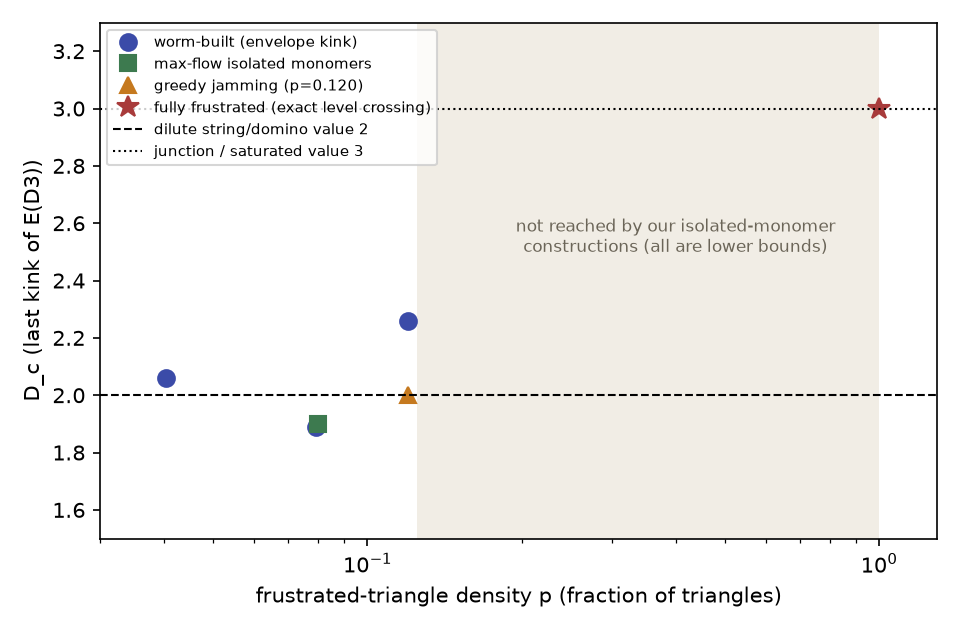

Here is the Python script that generated this plot:
"""D_c (last kink of E(D3)) versus frustrated-triangle density p, from every
construction used: max-flow isolated monomers, greedy jamming, worm-built
configurations (envelope kinks), and the fully frustrated lattice (exact)."""
import matplotlib
matplotlib.use("Agg")
import matplotlib.pyplot as plt

pts = [  # (p, D_c, label, marker, colour)
    (0.0404, 2.06, "worm-built (envelope kink)", "o", "#3b4ba8"),
    (0.0794, 1.89, None, "o", "#3b4ba8"),
    (0.1198, 2.26, None, "o", "#3b4ba8"),
    (0.08, 1.9, "max-flow isolated monomers", "s", "#3d7a4f"),
    (0.12, 2.0, "greedy jamming (p=0.120)", "^", "#c5791f"),
    (1.0, 3.0, "fully frustrated (exact level crossing)", "*", "#a83b3b"),
]
fig, ax = plt.subplots(figsize=(6.4, 4.2))
for p, d, lab, m, c in pts:
    ax.plot(p, d, m, ms=11 if m == "*" else 8, color=c, label=lab)
ax.axhline(2, color="k", ls="--", lw=1, label="dilute string/domino value 2")
ax.axhline(3, color="k", ls=":", lw=1, label="junction / saturated value 3")
ax.axvspan(0.125, 1.0, color="#e4ddcd", alpha=0.5, lw=0)
ax.text(0.4, 2.5, "not reached by our isolated-monomer\nconstructions (all are lower bounds)", ha="center", fontsize=8, color="#6b6558")
ax.set_xscale("log")
ax.set_xlim(0.03, 1.3)
ax.set_ylim(1.5, 3.3)
ax.set_xlabel("frustrated-triangle density p (fraction of triangles)")
ax.set_ylabel("D_c (last kink of E(D3))")
ax.legend(fontsize=7, loc="upper left")
fig.tight_layout()
fig.savefig("Dc_vs_density_figure.png", dpi=150)
print("saved Dc_vs_density_figure.png")
